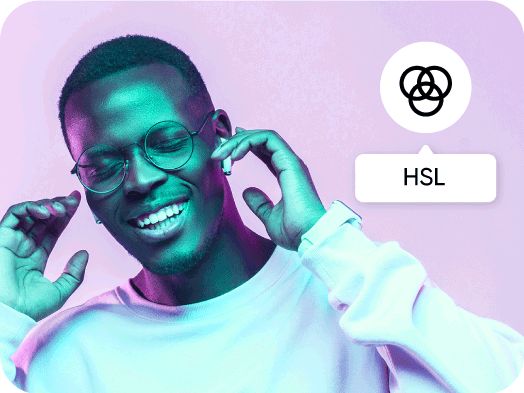
#> input picture research/live-1-style-gap/originals/S01-m1-85708ef3.png, 524 x 393 px
$ python board.py
#> lines starting #> are read from the running program, lines starting #| are printed output that depends on the picture
"""board.png: one row per hsl-color slot; columns original | live-1 generated | web reference | trial-4 composite."""
from pathlib import Path
from PIL import Image, ImageDraw, ImageFont

R = Path(__file__).parent
ROWS = [
    ("S01-m1 hero", "originals/S01-m1-85708ef3.png", "generated/S01-m1.png", "refs/pexels-2180474-rfera-smiling-man.jpg", "trial/T3-composed.png"),
    ("S03-m1", "originals/S03-m1-da31e929.png", "generated/S03-m1.png", "refs/pexels-850391-godisable-jacob-striped-wall.jpg", "trial/T1-composed.png"),
    ("S03-m2", "originals/S03-m2-9caa06ad.png", "generated/S03-m2.png", "refs/pexels-850393-godisable-jacob-striped-wall.jpg", "trial/T2-tilted-composed.png"),
    ("S03-m3", "originals/S03-m3-0c9be8c4.png", "generated/S03-m3.png", "refs/pexels-12928824-weezy-mie-lilac-on-yellow.jpg", "trial/T2-composed.png"),
    ("S03-m4", "originals/S03-m4-e9c17dd8.png", "generated/S03-m4.png", None, None),
]
COLS = ["original (picsart.com/hsl-color)", "live-1 generated (full-bleed brief)", "web reference (Pexels)", "trial-4: stock look + panel-overlay"]
CW, CH, GAP, HEAD, LABEL = 400, 300, 16, 40, 22
font = ImageFont.truetype(str(R.parent.parent / "src/landing_page_gen/compose/assets/Manrope.ttf"), 15)
W = GAP + len(COLS) * (CW + GAP)
H = HEAD + len(ROWS) * (CH + LABEL + GAP) + GAP
board = Image.new("RGB", (W, H), (245, 245, 247))
d = ImageDraw.Draw(board)
for c, name in enumerate(COLS):
    d.text((GAP + c * (CW + GAP), 12), name, font=font, fill=(40, 40, 40))
for r, (label, *cells) in enumerate(ROWS):
    y = HEAD + r * (CH + LABEL + GAP)
    d.text((GAP, y), label, font=font, fill=(90, 90, 90))
    for c, cell in enumerate(cells):
        x = GAP + c * (CW + GAP)
        box = (x, y + LABEL, x + CW, y + LABEL + CH)
        if not cell:
            d.rectangle(box, outline=(200, 200, 200))
            d.text((x + 12, y + LABEL + 12), "no reference found", font=font, fill=(160, 160, 160))
            continue
        im = Image.open(R / cell).convert("RGBA")
#> im is the input picture: PIL image 524x393 RGBA; mean R, G, B, A 177.2, 192.6, 214.3, 253.6
        im.thumbnail((CW, CH), Image.LANCZOS)
#> im: PIL image 400x300 RGBA
        bg = Image.new("RGBA", (CW, CH), (255, 255, 255, 255))
#> bg: PIL image 400x300 RGBA; every value is 255
        bg.alpha_composite(im, ((CW - im.width) // 2, (CH - im.height) // 2))
        board.paste(bg.convert("RGB"), (x, y + LABEL))
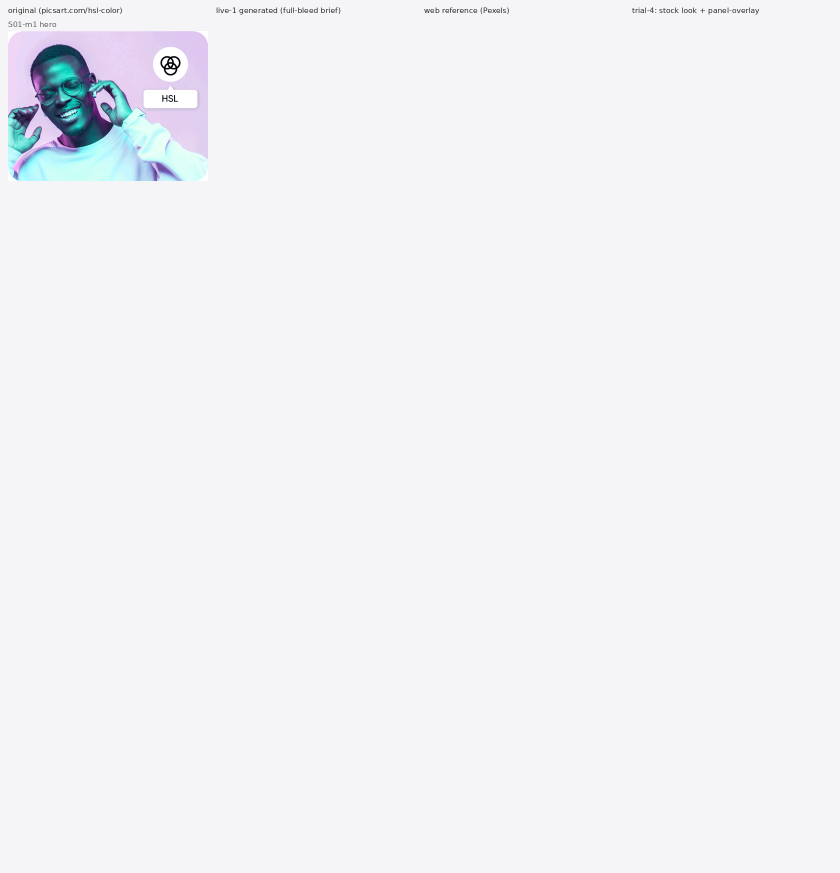
#> board: PIL image 1680x1746 RGB (shown at 1/2 size); mean R, G, B 242, 242.7, 245.5
#> pass 2 of the loop `for r, (label, *cells) in enumerate(ROWS):`:
#> y = 378
#> box = (16, 400, 416, 700)
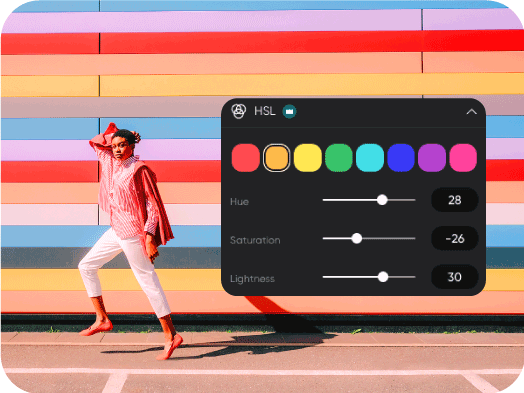
#> input picture research/live-1-style-gap/originals/S03-m1-da31e929.png, 524 x 393 px
#> im is the input picture: PIL image 524x393 RGBA; mean R, G, B, A 169.1, 125.3, 119.6, 253.6
#> `im.thumbnail((CW, CH), Image.LANCZOS)`:
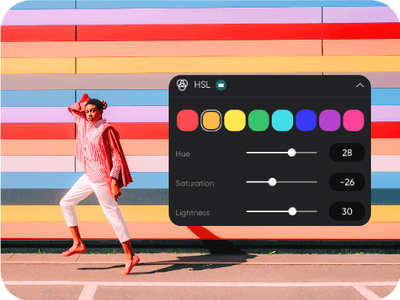
#> im: PIL image 400x300 RGBA; mean R, G, B, A 167.9, 124.2, 118.5, 253.6; transparent parts drawn white
#> `board.paste(bg.convert("RGB"), (x, y + LABEL))`:
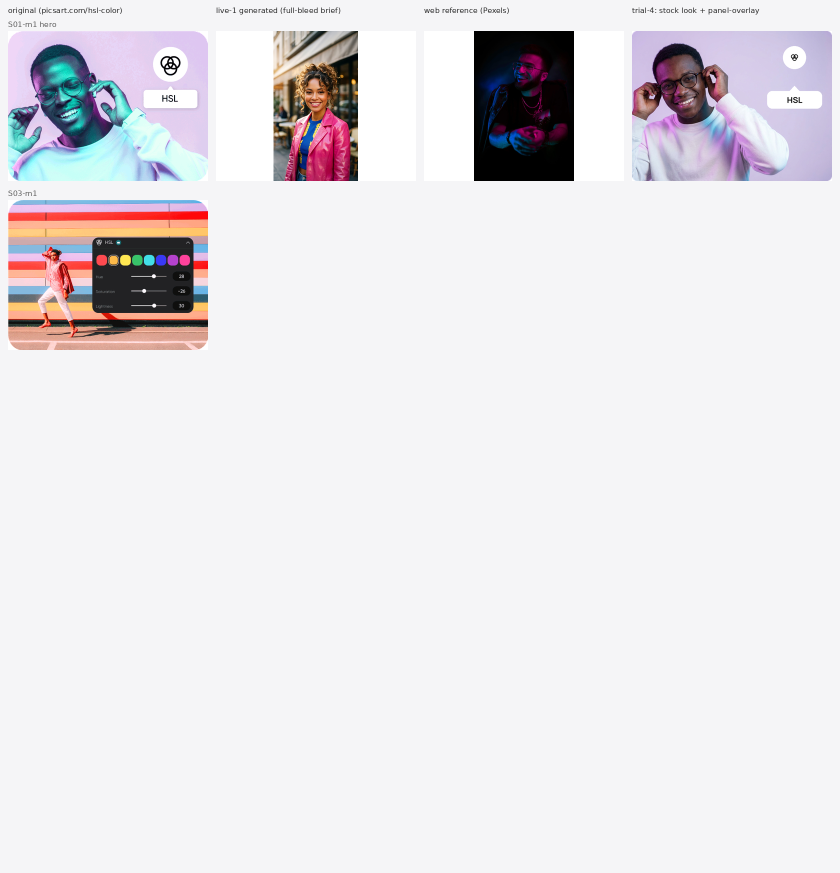
#> board: PIL image 1680x1746 RGB (shown at 1/2 size); mean R, G, B 230.5, 227.9, 231.5
#> (the run stopped early here; a loop or call above may not have finished)
